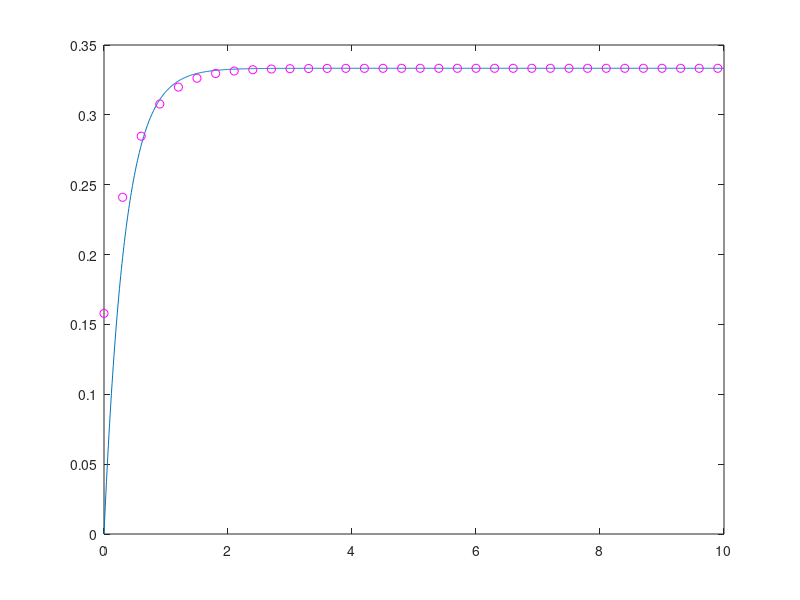

This figure's MATLAB source:
clc
close all
clear all
%% Kontinualni sistem
s = tf('s');
G_c = 1/(s+3);
t = 0:0.01:10;
y_c = step(G_c,t);
plot(t,y_c)
hold on
%% Diskretni sistem
T = 0.3;
trenuci_odabiranja = 0:T:10;
br_odbiraka = length(trenuci_odabiranja);

%% Implementacija koda bez ugradjenih matlab funkcija
ulazni_signal = ones(1,br_odbiraka);
izlazni_signal = zeros(1,br_odbiraka);
yp = 0;
for i = 1:br_odbiraka
    u = ulazni_signal(i);
    y = 1/(1+3*T)*yp+T/(1+3*T)*u;
    yp = y;
    izlazni_signal(i) = y;
end
plot(trenuci_odabiranja,izlazni_signal,'mo')

